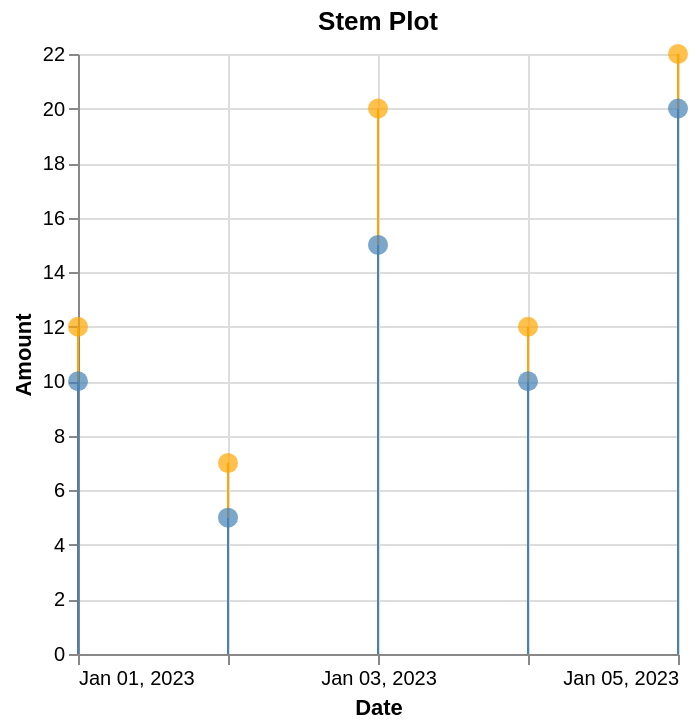

The specification (Vega-Lite) saved for this image:
### Vega-Lite specification from a JSON file in a GitHub repository (floating-point values rounded to 4 significant figures)
{"$schema": "https://vega.github.io/schema/vega-lite/v6.json", "description": "Stem plot with daily time unit showing amounts", "title": "Stem Plot", "width": "container", "height": "container", "data": {"values": [{"date": "2023-01-01", "amount": 10, "normalisedAmount": 12}, {"date": "2023-01-02", "amount": 5, "normalisedAmount": 7}, {"date": "2023-01-03", "amount": 15, "normalisedAmount": 20}, {"date": "2023-01-04", "amount": 10, "normalisedAmount": 12}, {"date": "2023-01-05", "amount": 20, "normalisedAmount": 22}]}, "encoding": {"x": {"field": "date", "type": "temporal", "timeUnit": "yearmonthdate", "title": "Date"}}, "layer": [{"mark": {"type": "rule", "color": "steelblue"}, "encoding": {"y": {"field": "amount", "type": "quantitative", "title": "Amount"}, "y2": {"datum": 0}}}, {"mark": {"type": "rule", "color": "orange"}, "encoding": {"y": {"field": "amount", "type": "quantitative"}, "y2": {"field": "normalisedAmount"}}}, {"mark": {"type": "circle", "size": 100, "color": "steelblue", "tooltip": true}, "encoding": {"y": {"field": "amount", "type": "quantitative"}}}, {"mark": {"type": "circle", "size": 100, "color": "orange", "tooltip": "datum"}, "encoding": {"y": {"field": "normalisedAmount", "type": "quantitative"}}}]}
